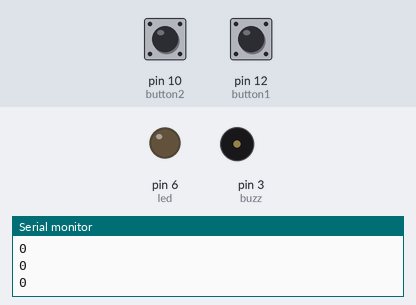
Recording of a sketch running on a simulated Arduino Uno, built with avr-gcc and run on an emulated ATmega328P. Parts: output pins drawn as LEDs (lit = HIGH), buzzer (waves = sounding, pin HIGH), the last lines printed to the serial monitor. The test bench sets the inputs (shaded band); at power-on: pin 10 (button2) HIGH, pin 12 (button1) HIGH.

Above: at 1.2 s.
1.3 s: pin 10 (button2) pulled LOW for 1 s
At 1.72 s:
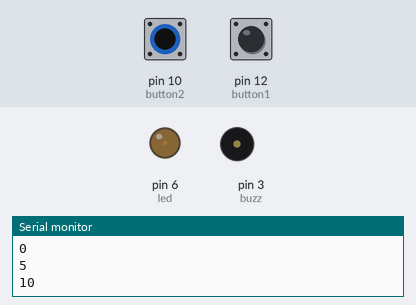
4.3 s: pin 12 (button1) pulled LOW for 3.2 s
At 6.2 s:
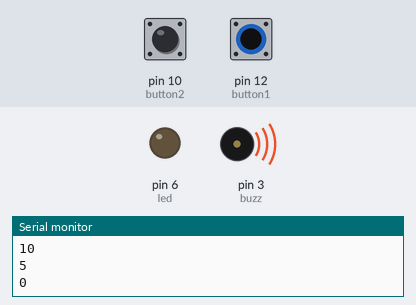
9.0 s: pin 10 (button2) pulled LOW for 3.2 s
At 13.3 s:
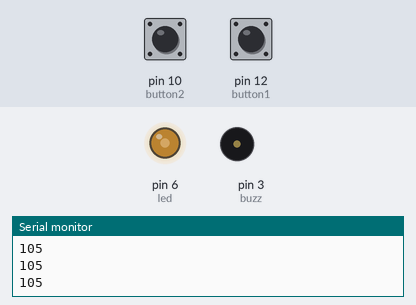
13.7 s: pin 10 (button2) pulled LOW for 1 s
At 14.08 s:
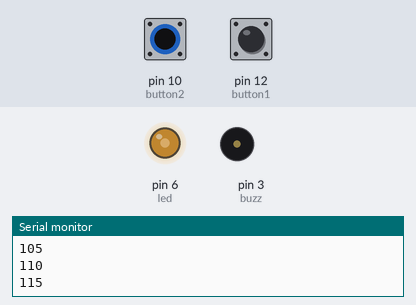
16.7 s: pin 10 (button2) pulled LOW for 3.2 s
At 20.8 s:
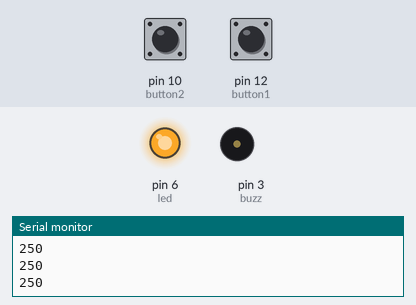
21.4 s: pin 10 (button2) pulled LOW for 1 s
At 22.2 s:
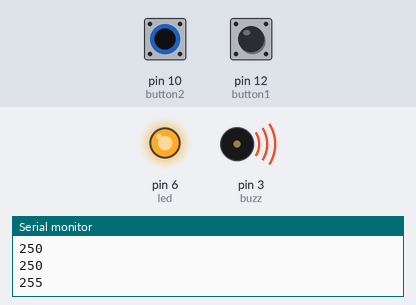
Timing chart, 0 to 25.3 s (numbered marks = the images above; inputs shaded):
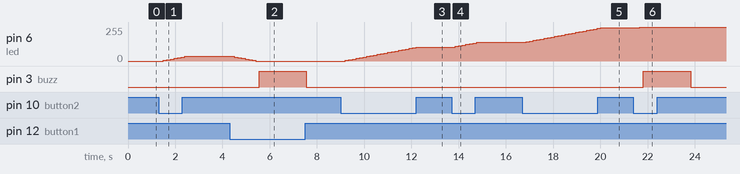

Measured:
- after the input at 1.3 s, pin 6 (led): moves from 0/255 to 35/255 over 0.90 s, starting after 0.20 s
- after the input at 4.3 s, pin 6 (led): moves from 35/255 to 0/255 over 0.90 s, starting after 0.20 s; pin 3 (buzz): LOW → HIGH after 1.3 s, → LOW 2.0 s later
- after the input at 9.0 s, pin 6 (led): moves from 0/255 to 105/255 over 3.0 s, starting after 0.21 s
- after the input at 13.7 s, pin 6 (led): moves from 105/255 to 140/255 over 0.90 s, starting after 0.16 s
- after the input at 16.7 s, pin 6 (led): moves from 140/255 to 250/255 over 3.2 s, starting after 0.16 s
- after the input at 21.4 s, pin 6 (led): 250/255 → 255/255 after 0.27 s; pin 3 (buzz): LOW → HIGH after 0.42 s, → LOW 2.0 s later

The sketch:

dimmable-led-with-buttons.ino
```cpp
int button1 = 12;
int button2 = 10;

int led = 6;
int buzz = 3;

int lednum = 0;

int dt = 150;
int buzzdelay = 2000;

void setup() {
  Serial.begin(115200);

  pinMode(button1, INPUT);
  pinMode(button2, INPUT);

  pinMode(led, OUTPUT);
  pinMode(buzz, OUTPUT);
}

void loop() {
  int button1val = digitalRead(button1);
  int button2val = digitalRead(button2);

  delay(dt);


    if (button2val == 0){
      lednum = lednum + 5;
      if (lednum < 256){
        analogWrite(led, lednum);
      }
      else{
        digitalWrite(buzz, HIGH);
        delay(buzzdelay);
        digitalWrite(buzz, LOW);
        lednum = 255;
      }
    }

    if (button1val == 0){
      lednum = lednum - 5;
      if (lednum > -1){
        analogWrite(led, lednum);
      }
      else{
        digitalWrite(buzz, HIGH);
        delay(buzzdelay);
        digitalWrite(buzz, LOW);
        lednum = 0;
      }
    }

  Serial.println(lednum);


}
```
